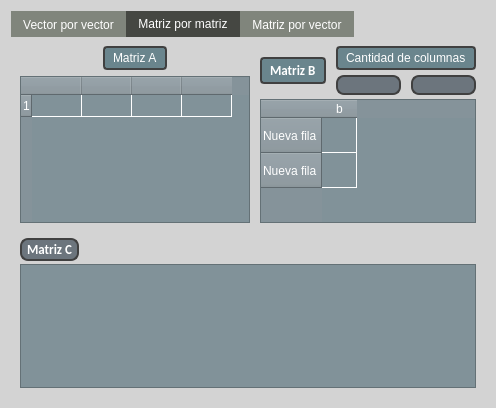
<?xml version="1.0" encoding="UTF-8"?>
<ui version="4.0">
 <class>main_widget</class>
 <widget class="QWidget" name="main_widget">
  <property name="geometry">
   <rect>
    <x>0</x>
    <y>0</y>
    <width>492</width>
    <height>408</height>
   </rect>
  </property>
  <property name="windowTitle">
   <string>Vectores</string>
  </property>
  <property name="windowIcon">
   <iconset resource="qrc_files/resources.qrc">
    <normaloff>:/icon/Images/math.ico</normaloff>:/icon/Images/math.ico</iconset>
  </property>
  <property name="styleSheet">
   <string notr="true">#main_widget{
background-color: #d3d3d3;
font: 700 11pt &quot;Calibri&quot;;
}
QTabWidget:pane{
background-color: #d3d3d3
}
#vector_x_vector_widget,#matrix_x_matrix_widget,#matrix_x_vector_widget{
background-color: #d3d3d3;
}
QTabBar::tab{
background-color: #80857C;
color: white;
}

QTabBar::tab:hover{
background-color: #B0B3AD
}

QTabBar::tab:selected{
background-color:#454742
}

QSpinBox{
color: white;
background-color: #6c757d;
}
QSpinBox:up-button{
image:url(:/icon/Images/arrow_upwards.png);
border-left:0.5px solid #fff;
subcontrol-position:right;
width: 20px;
height: 20px;
}
QSpinBox:down-button{
image:url(:/icon/Images/arrow_downwards.png);
border-right:0.5px solid #fff;
subcontrol-position:left;
width:20px;
height:20px
}
QSpinBox:up-button:hover{
background-color: #5c636f;
}
QSpinBox:down-button:hover{
background-color: #5c636f;
}
QPushButton{
border: 2px solid #404040;
border-radius: 8px;
padding: 1px 5px;
color: #fff;
background-color: #6c757d;
font: 700 10pt &quot;Calibri&quot;;
}

QPushButton:hover{
background-color: #5c636a;
}
QPushButton:pressed {
    border: 4px solid #c0c4c8 
}
QLabel {
    color: #fff;
 background-color: #6a858d; 
    border:2px solid #404040;        
    border-radius: 4px;           
    padding: 2.5px 5px;            
font: 700 10pt &quot;Calibri&quot;;
}

QTableWidget{
background-color: #819299; 
gridline-color: #fff;  
}

QHeaderView{
background-color: #85939a;
color:white;
font: 700 9pt &quot;Calibri&quot;;
}

QHeaderView::section {
background-color: #85939a;
}
QTableCornerButton::section {
background-color: #85939a;
}
QTableWidget::item{
color:#fff
}
QTableWidget::item::hover{
background-color: #B6BEC2
}
QScrollBar {
	background: #a9a9a9;
}</string>
  </property>
  <layout class="QVBoxLayout" name="verticalLayout">
   <item>
    <widget class="QTabWidget" name="vector_tab">
     <property name="currentIndex">
      <number>1</number>
     </property>
     <widget class="QWidget" name="vector_x_vector_widget">
      <attribute name="title">
       <string>Vector por vector</string>
      </attribute>
      <layout class="QVBoxLayout" name="verticalLayout_2" stretch="5">
       <property name="leftMargin">
        <number>0</number>
       </property>
       <property name="topMargin">
        <number>0</number>
       </property>
       <property name="rightMargin">
        <number>0</number>
       </property>
       <property name="bottomMargin">
        <number>0</number>
       </property>
       <item>
        <widget class="QWidget" name="vxv_options_widget" native="true">
         <layout class="QHBoxLayout" name="horizontalLayout">
          <property name="spacing">
           <number>10</number>
          </property>
          <property name="leftMargin">
           <number>0</number>
          </property>
          <property name="topMargin">
           <number>0</number>
          </property>
          <property name="rightMargin">
           <number>0</number>
          </property>
          <property name="bottomMargin">
           <number>0</number>
          </property>
          <item>
           <widget class="QWidget" name="vxv_matrix_vector_widget" native="true">
            <layout class="QVBoxLayout" name="verticalLayout_3" stretch="10,100">
             <property name="spacing">
              <number>0</number>
             </property>
             <property name="leftMargin">
              <number>0</number>
             </property>
             <property name="topMargin">
              <number>0</number>
             </property>
             <property name="rightMargin">
              <number>0</number>
             </property>
             <property name="bottomMargin">
              <number>0</number>
             </property>
             <item>
              <widget class="QWidget" name="vxv_spinbox_widget" native="true">
               <layout class="QVBoxLayout" name="verticalLayout_4">
                <property name="spacing">
                 <number>6</number>
                </property>
                <property name="leftMargin">
                 <number>9</number>
                </property>
                <property name="topMargin">
                 <number>9</number>
                </property>
                <property name="rightMargin">
                 <number>9</number>
                </property>
                <property name="bottomMargin">
                 <number>9</number>
                </property>
                <item alignment="Qt::AlignmentFlag::AlignHCenter">
                 <widget class="QLabel" name="vxv_row_label">
                  <property name="text">
                   <string>Fila de la columna</string>
                  </property>
                 </widget>
                </item>
                <item>
                 <widget class="QSpinBox" name="vxv_row_spinbox">
                  <property name="alignment">
                   <set>Qt::AlignmentFlag::AlignCenter</set>
                  </property>
                 </widget>
                </item>
               </layout>
              </widget>
             </item>
             <item>
              <widget class="QWidget" name="vxv_row_vector_widget" native="true">
               <property name="styleSheet">
                <string notr="true">QTabBar:tab{
max-width:10px;
}</string>
               </property>
               <layout class="QVBoxLayout" name="verticalLayout_5">
                <item>
                 <widget class="QTableWidget" name="vxv_row_vector">
                  <property name="minimumSize">
                   <size>
                    <width>230</width>
                    <height>0</height>
                   </size>
                  </property>
                  <property name="maximumSize">
                   <size>
                    <width>16777215</width>
                    <height>16777215</height>
                   </size>
                  </property>
                  <property name="styleSheet">
                   <string notr="true"/>
                  </property>
                  <property name="gridStyle">
                   <enum>Qt::PenStyle::SolidLine</enum>
                  </property>
                  <attribute name="horizontalHeaderVisible">
                   <bool>true</bool>
                  </attribute>
                  <attribute name="horizontalHeaderMinimumSectionSize">
                   <number>10</number>
                  </attribute>
                  <attribute name="horizontalHeaderDefaultSectionSize">
                   <number>50</number>
                  </attribute>
                  <attribute name="horizontalHeaderHighlightSections">
                   <bool>false</bool>
                  </attribute>
                  <attribute name="verticalHeaderVisible">
                   <bool>true</bool>
                  </attribute>
                  <attribute name="verticalHeaderDefaultSectionSize">
                   <number>22</number>
                  </attribute>
                  <attribute name="verticalHeaderShowSortIndicator" stdset="0">
                   <bool>false</bool>
                  </attribute>
                  <row/>
                  <column>
                   <property name="text">
                    <string/>
                   </property>
                  </column>
                  <column>
                   <property name="text">
                    <string/>
                   </property>
                  </column>
                  <column>
                   <property name="text">
                    <string/>
                   </property>
                  </column>
                  <column>
                   <property name="text">
                    <string/>
                   </property>
                  </column>
                  <item row="0" column="0">
                   <property name="text">
                    <string/>
                   </property>
                  </item>
                 </widget>
                </item>
                <item>
                 <widget class="QWidget" name="vxv_solution_options" native="true">
                  <layout class="QHBoxLayout" name="horizontalLayout_3" stretch="1,100">
                   <property name="leftMargin">
                    <number>0</number>
                   </property>
                   <property name="topMargin">
                    <number>0</number>
                   </property>
                   <property name="rightMargin">
                    <number>0</number>
                   </property>
                   <property name="bottomMargin">
                    <number>0</number>
                   </property>
                   <item alignment="Qt::AlignmentFlag::AlignLeft">
                    <widget class="QPushButton" name="vxv_solve_scalar_button">
                     <property name="text">
                      <string>Obtener escalar</string>
                     </property>
                    </widget>
                   </item>
                   <item alignment="Qt::AlignmentFlag::AlignLeft">
                    <widget class="QLabel" name="vxv_scalar_label">
                     <property name="sizePolicy">
                      <sizepolicy hsizetype="Preferred" vsizetype="Preferred">
                       <horstretch>0</horstretch>
                       <verstretch>0</verstretch>
                      </sizepolicy>
                     </property>
                     <property name="maximumSize">
                      <size>
                       <width>16777215</width>
                       <height>24</height>
                      </size>
                     </property>
                     <property name="text">
                      <string>Valor</string>
                     </property>
                     <property name="alignment">
                      <set>Qt::AlignmentFlag::AlignCenter</set>
                     </property>
                    </widget>
                   </item>
                  </layout>
                 </widget>
                </item>
               </layout>
              </widget>
             </item>
            </layout>
           </widget>
          </item>
          <item alignment="Qt::AlignmentFlag::AlignRight">
           <widget class="QWidget" name="vxv_column_vector_widget" native="true">
            <layout class="QVBoxLayout" name="verticalLayout_6" stretch="0,100,0">
             <property name="leftMargin">
              <number>0</number>
             </property>
             <property name="topMargin">
              <number>0</number>
             </property>
             <property name="rightMargin">
              <number>0</number>
             </property>
             <property name="bottomMargin">
              <number>0</number>
             </property>
             <item alignment="Qt::AlignmentFlag::AlignTop">
              <widget class="QLabel" name="vxv_column_vector_label">
               <property name="sizePolicy">
                <sizepolicy hsizetype="Minimum" vsizetype="Minimum">
                 <horstretch>0</horstretch>
                 <verstretch>0</verstretch>
                </sizepolicy>
               </property>
               <property name="text">
                <string>Vector</string>
               </property>
              </widget>
             </item>
             <item>
              <widget class="QTableWidget" name="vxv_column_vector">
               <property name="sizePolicy">
                <sizepolicy hsizetype="Expanding" vsizetype="Expanding">
                 <horstretch>0</horstretch>
                 <verstretch>0</verstretch>
                </sizepolicy>
               </property>
               <property name="minimumSize">
                <size>
                 <width>50</width>
                 <height>0</height>
                </size>
               </property>
               <property name="maximumSize">
                <size>
                 <width>50</width>
                 <height>1000</height>
                </size>
               </property>
               <attribute name="horizontalHeaderVisible">
                <bool>true</bool>
               </attribute>
               <attribute name="horizontalHeaderMinimumSectionSize">
                <number>10</number>
               </attribute>
               <attribute name="horizontalHeaderDefaultSectionSize">
                <number>35</number>
               </attribute>
               <attribute name="horizontalHeaderHighlightSections">
                <bool>true</bool>
               </attribute>
               <attribute name="verticalHeaderVisible">
                <bool>false</bool>
               </attribute>
               <attribute name="verticalHeaderCascadingSectionResizes">
                <bool>false</bool>
               </attribute>
               <attribute name="verticalHeaderMinimumSectionSize">
                <number>35</number>
               </attribute>
               <attribute name="verticalHeaderDefaultSectionSize">
                <number>35</number>
               </attribute>
               <attribute name="verticalHeaderShowSortIndicator" stdset="0">
                <bool>false</bool>
               </attribute>
               <row>
                <property name="text">
                 <string>Nueva fila</string>
                </property>
               </row>
               <row>
                <property name="text">
                 <string>Nueva fila</string>
                </property>
               </row>
               <row>
                <property name="text">
                 <string>Nueva fila</string>
                </property>
               </row>
               <row>
                <property name="text">
                 <string>Nueva fila</string>
                </property>
               </row>
               <column>
                <property name="text">
                 <string>b</string>
                </property>
               </column>
              </widget>
             </item>
             <item>
              <spacer name="verticalSpacer">
               <property name="orientation">
                <enum>Qt::Orientation::Vertical</enum>
               </property>
               <property name="sizeHint" stdset="0">
                <size>
                 <width>20</width>
                 <height>40</height>
                </size>
               </property>
              </spacer>
             </item>
            </layout>
           </widget>
          </item>
         </layout>
        </widget>
       </item>
      </layout>
     </widget>
     <widget class="QWidget" name="matrix_x_matrix_widget">
      <attribute name="title">
       <string>Matriz por matriz</string>
      </attribute>
      <layout class="QVBoxLayout" name="verticalLayout_18">
       <item>
        <widget class="QWidget" name="mxm_options_widget" native="true">
         <layout class="QHBoxLayout" name="horizontalLayout_7" stretch="0,0">
          <property name="spacing">
           <number>10</number>
          </property>
          <property name="leftMargin">
           <number>0</number>
          </property>
          <property name="topMargin">
           <number>0</number>
          </property>
          <property name="rightMargin">
           <number>0</number>
          </property>
          <item>
           <widget class="QWidget" name="mxm_a_matrixr_widget" native="true">
            <layout class="QVBoxLayout" name="verticalLayout_13" stretch="10,100">
             <property name="leftMargin">
              <number>0</number>
             </property>
             <property name="topMargin">
              <number>0</number>
             </property>
             <property name="rightMargin">
              <number>0</number>
             </property>
             <property name="bottomMargin">
              <number>0</number>
             </property>
             <item>
              <widget class="QWidget" name="mxm_spinbox_widget" native="true">
               <layout class="QVBoxLayout" name="verticalLayout_14">
                <property name="spacing">
                 <number>6</number>
                </property>
                <property name="leftMargin">
                 <number>0</number>
                </property>
                <property name="topMargin">
                 <number>0</number>
                </property>
                <property name="rightMargin">
                 <number>0</number>
                </property>
                <property name="bottomMargin">
                 <number>0</number>
                </property>
                <item alignment="Qt::AlignmentFlag::AlignHCenter">
                 <widget class="QLabel" name="mxm_row_label">
                  <property name="maximumSize">
                   <size>
                    <width>16777215</width>
                    <height>28</height>
                   </size>
                  </property>
                  <property name="text">
                   <string>Matriz A</string>
                  </property>
                 </widget>
                </item>
               </layout>
              </widget>
             </item>
             <item>
              <widget class="QWidget" name="mxm_a_matrix_widget" native="true">
               <property name="styleSheet">
                <string notr="true">QTabBar:tab{
max-width:10px;
}</string>
               </property>
               <layout class="QVBoxLayout" name="verticalLayout_15">
                <property name="leftMargin">
                 <number>0</number>
                </property>
                <property name="topMargin">
                 <number>0</number>
                </property>
                <property name="rightMargin">
                 <number>0</number>
                </property>
                <property name="bottomMargin">
                 <number>0</number>
                </property>
                <item>
                 <widget class="QTableWidget" name="mxm_a_table">
                  <property name="sizePolicy">
                   <sizepolicy hsizetype="Expanding" vsizetype="Expanding">
                    <horstretch>0</horstretch>
                    <verstretch>0</verstretch>
                   </sizepolicy>
                  </property>
                  <property name="minimumSize">
                   <size>
                    <width>230</width>
                    <height>0</height>
                   </size>
                  </property>
                  <property name="maximumSize">
                   <size>
                    <width>16777215</width>
                    <height>16777215</height>
                   </size>
                  </property>
                  <property name="styleSheet">
                   <string notr="true">QTableWidget:item{
max-width:10px;
}</string>
                  </property>
                  <property name="gridStyle">
                   <enum>Qt::PenStyle::SolidLine</enum>
                  </property>
                  <attribute name="horizontalHeaderVisible">
                   <bool>true</bool>
                  </attribute>
                  <attribute name="horizontalHeaderMinimumSectionSize">
                   <number>10</number>
                  </attribute>
                  <attribute name="horizontalHeaderDefaultSectionSize">
                   <number>50</number>
                  </attribute>
                  <attribute name="horizontalHeaderHighlightSections">
                   <bool>false</bool>
                  </attribute>
                  <attribute name="verticalHeaderVisible">
                   <bool>true</bool>
                  </attribute>
                  <attribute name="verticalHeaderDefaultSectionSize">
                   <number>22</number>
                  </attribute>
                  <attribute name="verticalHeaderShowSortIndicator" stdset="0">
                   <bool>false</bool>
                  </attribute>
                  <row/>
                  <column>
                   <property name="text">
                    <string/>
                   </property>
                  </column>
                  <column>
                   <property name="text">
                    <string/>
                   </property>
                  </column>
                  <column>
                   <property name="text">
                    <string/>
                   </property>
                  </column>
                  <column>
                   <property name="text">
                    <string/>
                   </property>
                  </column>
                  <item row="0" column="0">
                   <property name="text">
                    <string/>
                   </property>
                   <property name="flags">
                    <set>ItemIsDragEnabled|ItemIsDropEnabled|ItemIsUserCheckable|ItemIsEnabled</set>
                   </property>
                  </item>
                 </widget>
                </item>
               </layout>
              </widget>
             </item>
            </layout>
           </widget>
          </item>
          <item>
           <widget class="QWidget" name="mxm_b_matrix_widget" native="true">
            <layout class="QVBoxLayout" name="verticalLayout_16">
             <property name="spacing">
              <number>4</number>
             </property>
             <property name="leftMargin">
              <number>0</number>
             </property>
             <property name="topMargin">
              <number>0</number>
             </property>
             <property name="rightMargin">
              <number>0</number>
             </property>
             <property name="bottomMargin">
              <number>0</number>
             </property>
             <item>
              <widget class="QWidget" name="mmv_b_matrix_options_widget" native="true">
               <layout class="QHBoxLayout" name="horizontalLayout_9">
                <property name="spacing">
                 <number>6</number>
                </property>
                <property name="leftMargin">
                 <number>0</number>
                </property>
                <property name="topMargin">
                 <number>0</number>
                </property>
                <property name="rightMargin">
                 <number>0</number>
                </property>
                <property name="bottomMargin">
                 <number>0</number>
                </property>
                <item alignment="Qt::AlignmentFlag::AlignLeft|Qt::AlignmentFlag::AlignVCenter">
                 <widget class="QLabel" name="mxm_b_matrix_label">
                  <property name="font">
                   <font>
                    <family>Calibri</family>
                    <pointsize>10</pointsize>
                    <italic>false</italic>
                    <bold>true</bold>
                   </font>
                  </property>
                  <property name="text">
                   <string>Matriz B</string>
                  </property>
                 </widget>
                </item>
                <item alignment="Qt::AlignmentFlag::AlignLeft|Qt::AlignmentFlag::AlignVCenter">
                 <widget class="QWidget" name="mxm_column_widget" native="true">
                  <property name="sizePolicy">
                   <sizepolicy hsizetype="Expanding" vsizetype="Expanding">
                    <horstretch>0</horstretch>
                    <verstretch>0</verstretch>
                   </sizepolicy>
                  </property>
                  <layout class="QVBoxLayout" name="verticalLayout_19">
                   <property name="spacing">
                    <number>5</number>
                   </property>
                   <property name="leftMargin">
                    <number>0</number>
                   </property>
                   <property name="topMargin">
                    <number>0</number>
                   </property>
                   <property name="rightMargin">
                    <number>0</number>
                   </property>
                   <property name="bottomMargin">
                    <number>0</number>
                   </property>
                   <item alignment="Qt::AlignmentFlag::AlignTop">
                    <widget class="QLabel" name="mxm_column_label">
                     <property name="text">
                      <string>Cantidad de columnas</string>
                     </property>
                    </widget>
                   </item>
                   <item>
                    <widget class="QWidget" name="mxm_column_buttons_widget" native="true">
                     <layout class="QHBoxLayout" name="horizontalLayout_10">
                      <property name="spacing">
                       <number>10</number>
                      </property>
                      <property name="leftMargin">
                       <number>0</number>
                      </property>
                      <property name="topMargin">
                       <number>0</number>
                      </property>
                      <property name="rightMargin">
                       <number>0</number>
                      </property>
                      <property name="bottomMargin">
                       <number>0</number>
                      </property>
                      <item>
                       <widget class="QPushButton" name="mxm_add_column_button">
                        <property name="text">
                         <string/>
                        </property>
                        <property name="icon">
                         <iconset resource="qrc_files/resources.qrc">
                          <normaloff>:/icon/Images/plus.png</normaloff>:/icon/Images/plus.png</iconset>
                        </property>
                        <property name="iconSize">
                         <size>
                          <width>12</width>
                          <height>16</height>
                         </size>
                        </property>
                       </widget>
                      </item>
                      <item>
                       <widget class="QPushButton" name="mxm_substract_column_button">
                        <property name="text">
                         <string/>
                        </property>
                        <property name="icon">
                         <iconset resource="qrc_files/resources.qrc">
                          <normaloff>:/icon/Images/substract.png</normaloff>:/icon/Images/substract.png</iconset>
                        </property>
                        <property name="iconSize">
                         <size>
                          <width>12</width>
                          <height>16</height>
                         </size>
                        </property>
                       </widget>
                      </item>
                     </layout>
                    </widget>
                   </item>
                  </layout>
                 </widget>
                </item>
               </layout>
              </widget>
             </item>
             <item>
              <widget class="QTableWidget" name="mxm_b_table">
               <property name="maximumSize">
                <size>
                 <width>16777215</width>
                 <height>16777215</height>
                </size>
               </property>
               <attribute name="horizontalHeaderVisible">
                <bool>true</bool>
               </attribute>
               <attribute name="horizontalHeaderMinimumSectionSize">
                <number>10</number>
               </attribute>
               <attribute name="horizontalHeaderDefaultSectionSize">
                <number>35</number>
               </attribute>
               <attribute name="horizontalHeaderHighlightSections">
                <bool>true</bool>
               </attribute>
               <attribute name="verticalHeaderVisible">
                <bool>true</bool>
               </attribute>
               <attribute name="verticalHeaderCascadingSectionResizes">
                <bool>false</bool>
               </attribute>
               <attribute name="verticalHeaderMinimumSectionSize">
                <number>35</number>
               </attribute>
               <attribute name="verticalHeaderDefaultSectionSize">
                <number>35</number>
               </attribute>
               <attribute name="verticalHeaderShowSortIndicator" stdset="0">
                <bool>false</bool>
               </attribute>
               <row>
                <property name="text">
                 <string>Nueva fila</string>
                </property>
               </row>
               <row>
                <property name="text">
                 <string>Nueva fila</string>
                </property>
               </row>
               <column>
                <property name="text">
                 <string>b</string>
                </property>
               </column>
              </widget>
             </item>
            </layout>
           </widget>
          </item>
         </layout>
        </widget>
       </item>
       <item>
        <widget class="QWidget" name="mxm_solution_widget" native="true">
         <layout class="QVBoxLayout" name="verticalLayout_17">
          <property name="spacing">
           <number>3</number>
          </property>
          <property name="leftMargin">
           <number>0</number>
          </property>
          <property name="topMargin">
           <number>0</number>
          </property>
          <property name="rightMargin">
           <number>0</number>
          </property>
          <property name="bottomMargin">
           <number>0</number>
          </property>
          <item alignment="Qt::AlignmentFlag::AlignLeft">
           <widget class="QWidget" name="mxm_solution_button_widget" native="true">
            <layout class="QVBoxLayout" name="verticalLayout_20">
             <property name="spacing">
              <number>0</number>
             </property>
             <property name="leftMargin">
              <number>0</number>
             </property>
             <property name="topMargin">
              <number>0</number>
             </property>
             <property name="rightMargin">
              <number>0</number>
             </property>
             <property name="bottomMargin">
              <number>0</number>
             </property>
             <item>
              <widget class="QPushButton" name="mxm_solution_button">
               <property name="font">
                <font>
                 <family>Calibri</family>
                 <pointsize>10</pointsize>
                 <italic>false</italic>
                 <bold>true</bold>
                </font>
               </property>
               <property name="text">
                <string>Matriz C</string>
               </property>
              </widget>
             </item>
            </layout>
           </widget>
          </item>
          <item>
           <widget class="QTableWidget" name="mxm_c_table"/>
          </item>
         </layout>
        </widget>
       </item>
      </layout>
     </widget>
     <widget class="QWidget" name="matrix_x_vector_widget">
      <property name="accessibleName">
       <string>asd</string>
      </property>
      <attribute name="title">
       <string>Matriz por vector</string>
      </attribute>
      <layout class="QVBoxLayout" name="verticalLayout_7" stretch="10,8">
       <item>
        <widget class="QWidget" name="mxv_options_widget" native="true">
         <layout class="QHBoxLayout" name="horizontalLayout_6" stretch="100,50">
          <property name="spacing">
           <number>20</number>
          </property>
          <property name="leftMargin">
           <number>0</number>
          </property>
          <property name="topMargin">
           <number>0</number>
          </property>
          <property name="rightMargin">
           <number>0</number>
          </property>
          <property name="bottomMargin">
           <number>0</number>
          </property>
          <item>
           <widget class="QWidget" name="mxv_matrix_vector_widget" native="true">
            <layout class="QVBoxLayout" name="verticalLayout_8" stretch="0,0">
             <property name="leftMargin">
              <number>0</number>
             </property>
             <property name="topMargin">
              <number>0</number>
             </property>
             <property name="rightMargin">
              <number>0</number>
             </property>
             <property name="bottomMargin">
              <number>0</number>
             </property>
             <item>
              <widget class="QWidget" name="mxv_spinbox_widget" native="true">
               <layout class="QVBoxLayout" name="verticalLayout_9">
                <property name="spacing">
                 <number>6</number>
                </property>
                <property name="leftMargin">
                 <number>0</number>
                </property>
                <property name="topMargin">
                 <number>0</number>
                </property>
                <property name="rightMargin">
                 <number>0</number>
                </property>
                <property name="bottomMargin">
                 <number>0</number>
                </property>
                <item alignment="Qt::AlignmentFlag::AlignHCenter">
                 <widget class="QLabel" name="mxv_row_label">
                  <property name="text">
                   <string>Matriz</string>
                  </property>
                 </widget>
                </item>
               </layout>
              </widget>
             </item>
             <item>
              <widget class="QWidget" name="mxv_matrix_widget" native="true">
               <property name="styleSheet">
                <string notr="true">QTabBar:tab{
max-width:10px;
}</string>
               </property>
               <layout class="QVBoxLayout" name="verticalLayout_10">
                <property name="leftMargin">
                 <number>0</number>
                </property>
                <property name="topMargin">
                 <number>0</number>
                </property>
                <property name="rightMargin">
                 <number>0</number>
                </property>
                <property name="bottomMargin">
                 <number>0</number>
                </property>
                <item>
                 <widget class="QTableWidget" name="mxv_matrix">
                  <property name="minimumSize">
                   <size>
                    <width>230</width>
                    <height>0</height>
                   </size>
                  </property>
                  <property name="maximumSize">
                   <size>
                    <width>16777215</width>
                    <height>16777215</height>
                   </size>
                  </property>
                  <property name="styleSheet">
                   <string notr="true">QTableWidget:item{
max-width:10px;
}</string>
                  </property>
                  <property name="gridStyle">
                   <enum>Qt::PenStyle::SolidLine</enum>
                  </property>
                  <attribute name="horizontalHeaderVisible">
                   <bool>true</bool>
                  </attribute>
                  <attribute name="horizontalHeaderMinimumSectionSize">
                   <number>10</number>
                  </attribute>
                  <attribute name="horizontalHeaderDefaultSectionSize">
                   <number>50</number>
                  </attribute>
                  <attribute name="horizontalHeaderHighlightSections">
                   <bool>false</bool>
                  </attribute>
                  <attribute name="verticalHeaderVisible">
                   <bool>true</bool>
                  </attribute>
                  <attribute name="verticalHeaderDefaultSectionSize">
                   <number>22</number>
                  </attribute>
                  <attribute name="verticalHeaderShowSortIndicator" stdset="0">
                   <bool>false</bool>
                  </attribute>
                  <row/>
                  <column>
                   <property name="text">
                    <string/>
                   </property>
                  </column>
                  <column>
                   <property name="text">
                    <string/>
                   </property>
                  </column>
                  <column>
                   <property name="text">
                    <string/>
                   </property>
                  </column>
                  <column>
                   <property name="text">
                    <string/>
                   </property>
                  </column>
                  <item row="0" column="0">
                   <property name="text">
                    <string/>
                   </property>
                   <property name="flags">
                    <set>ItemIsDragEnabled|ItemIsDropEnabled|ItemIsUserCheckable|ItemIsEnabled</set>
                   </property>
                  </item>
                 </widget>
                </item>
               </layout>
              </widget>
             </item>
            </layout>
           </widget>
          </item>
          <item>
           <widget class="QWidget" name="mxv_column_vector_widget" native="true">
            <layout class="QVBoxLayout" name="verticalLayout_11">
             <property name="spacing">
              <number>4</number>
             </property>
             <property name="leftMargin">
              <number>0</number>
             </property>
             <property name="topMargin">
              <number>0</number>
             </property>
             <property name="rightMargin">
              <number>0</number>
             </property>
             <property name="bottomMargin">
              <number>0</number>
             </property>
             <item>
              <widget class="QWidget" name="mxv_column_vector_options_widget" native="true">
               <layout class="QHBoxLayout" name="horizontalLayout_8">
                <property name="leftMargin">
                 <number>0</number>
                </property>
                <property name="topMargin">
                 <number>0</number>
                </property>
                <property name="rightMargin">
                 <number>0</number>
                </property>
                <property name="bottomMargin">
                 <number>0</number>
                </property>
                <item>
                 <widget class="QPushButton" name="mxv_column_substact_vector_button">
                  <property name="text">
                   <string/>
                  </property>
                  <property name="icon">
                   <iconset resource="qrc_files/resources.qrc">
                    <normaloff>:/icon/Images/substract.png</normaloff>:/icon/Images/substract.png</iconset>
                  </property>
                 </widget>
                </item>
                <item>
                 <widget class="QLabel" name="mxv_column_vector_label">
                  <property name="styleSheet">
                   <string notr="true">text-align:center;</string>
                  </property>
                  <property name="text">
                   <string>Vectores</string>
                  </property>
                 </widget>
                </item>
                <item>
                 <widget class="QPushButton" name="mxv_column_add_vector_button">
                  <property name="text">
                   <string/>
                  </property>
                  <property name="icon">
                   <iconset resource="qrc_files/resources.qrc">
                    <normaloff>:/icon/Images/plus.png</normaloff>:/icon/Images/plus.png</iconset>
                  </property>
                 </widget>
                </item>
               </layout>
              </widget>
             </item>
             <item>
              <widget class="QTableWidget" name="mxv_column_vector_table">
               <property name="maximumSize">
                <size>
                 <width>16777215</width>
                 <height>16777215</height>
                </size>
               </property>
               <attribute name="horizontalHeaderVisible">
                <bool>true</bool>
               </attribute>
               <attribute name="horizontalHeaderMinimumSectionSize">
                <number>10</number>
               </attribute>
               <attribute name="horizontalHeaderDefaultSectionSize">
                <number>35</number>
               </attribute>
               <attribute name="horizontalHeaderHighlightSections">
                <bool>true</bool>
               </attribute>
               <attribute name="verticalHeaderVisible">
                <bool>false</bool>
               </attribute>
               <attribute name="verticalHeaderCascadingSectionResizes">
                <bool>false</bool>
               </attribute>
               <attribute name="verticalHeaderMinimumSectionSize">
                <number>35</number>
               </attribute>
               <attribute name="verticalHeaderDefaultSectionSize">
                <number>35</number>
               </attribute>
               <attribute name="verticalHeaderShowSortIndicator" stdset="0">
                <bool>false</bool>
               </attribute>
               <row>
                <property name="text">
                 <string>Nueva fila</string>
                </property>
               </row>
               <row>
                <property name="text">
                 <string>Nueva fila</string>
                </property>
               </row>
               <row>
                <property name="text">
                 <string>Nueva fila</string>
                </property>
               </row>
               <row>
                <property name="text">
                 <string>Nueva fila</string>
                </property>
               </row>
               <column>
                <property name="text">
                 <string>b</string>
                </property>
               </column>
              </widget>
             </item>
            </layout>
           </widget>
          </item>
         </layout>
        </widget>
       </item>
       <item>
        <widget class="QWidget" name="mxv_solution_widget" native="true">
         <layout class="QHBoxLayout" name="horizontalLayout_4">
          <property name="leftMargin">
           <number>0</number>
          </property>
          <property name="topMargin">
           <number>0</number>
          </property>
          <property name="rightMargin">
           <number>0</number>
          </property>
          <property name="bottomMargin">
           <number>0</number>
          </property>
          <item>
           <widget class="QWidget" name="mxv_solution_button_widget" native="true">
            <layout class="QVBoxLayout" name="verticalLayout_12">
             <property name="leftMargin">
              <number>0</number>
             </property>
             <property name="topMargin">
              <number>0</number>
             </property>
             <property name="rightMargin">
              <number>0</number>
             </property>
             <property name="bottomMargin">
              <number>0</number>
             </property>
             <item alignment="Qt::AlignmentFlag::AlignLeft">
              <widget class="QPushButton" name="mxv_solution_button">
               <property name="text">
                <string>Escalares</string>
               </property>
              </widget>
             </item>
             <item>
              <widget class="QTableWidget" name="tableWidget"/>
             </item>
            </layout>
           </widget>
          </item>
         </layout>
        </widget>
       </item>
      </layout>
     </widget>
    </widget>
   </item>
  </layout>
 </widget>
 <resources>
  <include location="qrc_files/resources.qrc"/>
 </resources>
 <connections/>
</ui>
